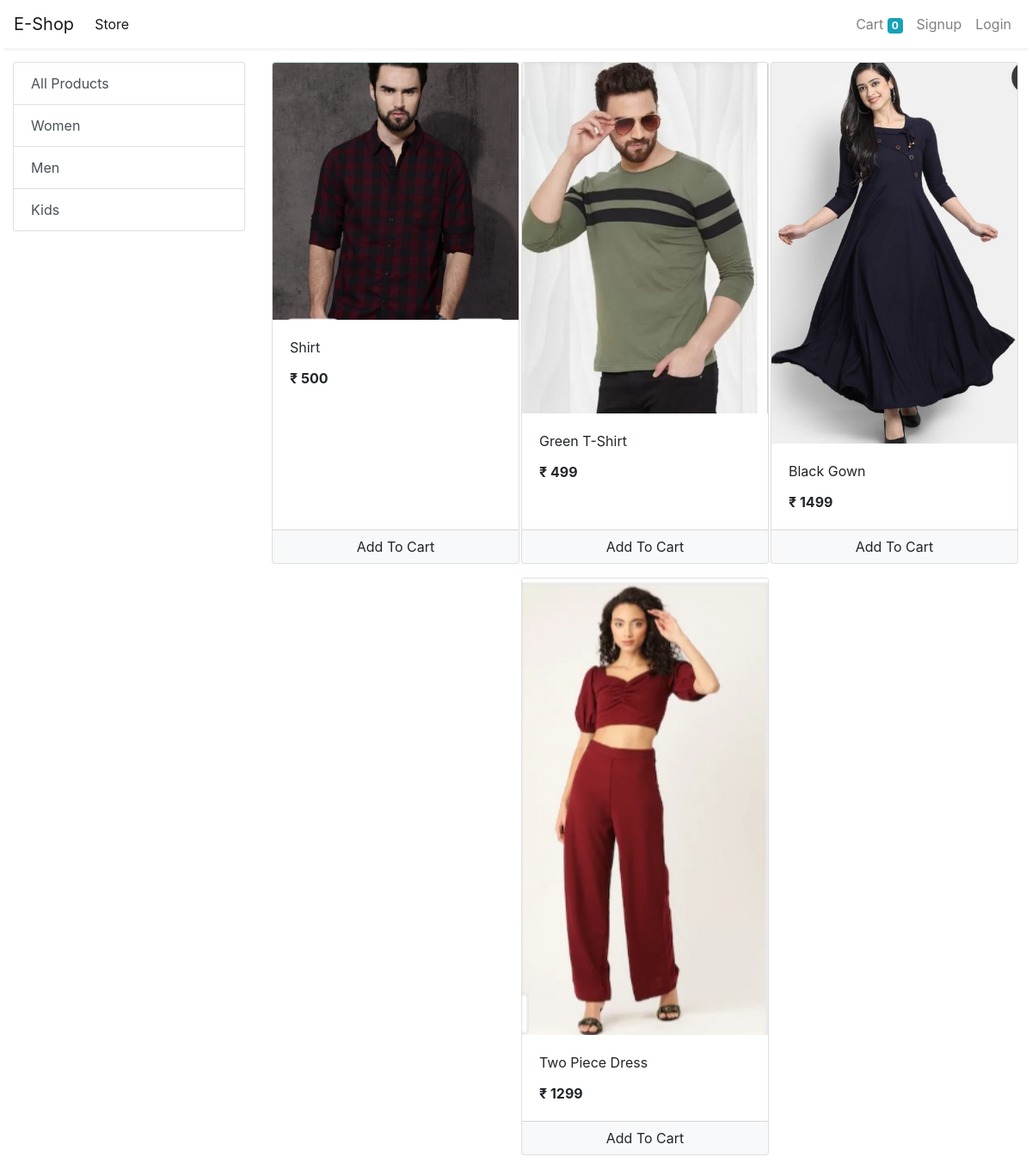
The app's page /store with its own data.
### store/models/category.py (models this page shows, shortened)
class Category(models.Model):
    name = models.CharField(max_length=20)
    @staticmethod
    def get_all_categories():
        return Category.objects.all()

### store/models/product.py (models this page shows, shortened)
class Product(models.Model):
    name = models.CharField(max_length=50)
    price = models.IntegerField(default=0)
    category = models.ForeignKey(Category, on_delete=models.CASCADE, default=1)
    description = models.CharField(max_length=200, default='', null=True, blank=True)
    image = models.ImageField(upload_to='uploads/products/')
    @staticmethod
    def get_all_products():
        return Product.objects.all()

### store/views/home.py (the view)
# urls.py: path('', include('store.urls')),
def store(request):
    cart = request.session.get('cart')
    if not cart:
        request.session['cart'] = {}
    products = None
    categories = Category.get_all_categories()
    categoryID = request.GET.get('category')
    if categoryID:
        products = Product.get_all_products_by_categoryid(categoryID)
    else:
        products = Product.get_all_products();
    data = {}
    data['products'] = products
    data['categories'] = categories
    print('you are : ', request.session.get('email'))
    return render(request, 'index.html', data)

### store/templatetags/cart.py (called while the page is built)
@register.filter(name='is_in_cart')
def is_in_cart(product, cart):
    keys = cart.keys()
    for id in keys:
        if int(id) == product.id:
            return True
    return False;

### store/templatetags/custom_filter.py (called while the page is built)
@register.filter(name='currency')
def currency(number):
    return "₹ "+str(number)

### store/templates/index.html (shortened to what this page needs)
{% extends 'base.html' %}
{% block content %}
{% load cart %}
{% load custom_filter %}
<div class="container-fluid mt-3">
	<div class="row">
		<div class="col-lg-3 mx-auto">
			<div class="list-group">
				<a href="/" class="list-group-item list-group-item-action">All Products</a>
				{% for category in categories %}
				<a href="/?category={{category.id}}"
					class="list-group-item list-group-item-action">{{category.name}}</a>
				{% endfor %}
			</div>
		</div>
		<div id='products' class="col-lg-9 mx-auto">
			<div class="row mx-auto">
				{% for product in products %}
				<div class="card mx-auto mb-3" id={{product.id}} style="width: 18rem;">
					<img class="card-img-top" src="{{product.image.url}}" alt="Card image cap">
					<div class="card-body">
						<p class="card-title">{{product.name}}</p>
						<p class="card-text"><b>{{product.price|currency}}</b></p>
					</div>
					<div class="card-footer p-0 no-gutters">
						{% if product|is_in_cart:request.session.cart %}
						<div class="row no-gutters">
							<form action="/#{{product.id}}" class="col-2 " method="post">
								{% csrf_token %}
								<input hidden type="text" name='product' value='{{product.id}}'>
								<input hidden type="text" name='remove' value='True'>
								<input type="submit" value=" - " class="btn btn-block btn-light border-right">
							</form>
							<div class="text-center col">{{product|cart_quantity:request.session.cart}} in Cart</div>
							<form action="/#{{product.id}}" class="col-2 " method="post">
								{% csrf_token %}
								<input hidden type="text" name='product' value='{{product.id}}'>
								<input type="submit" value=" + " class="btn btn-block btn-light border-left">
							</form>
						</div>
						{% else %}
						<form action="/#{{product.id}}" method="POST" class="btn-block">
							<input type="submit" class="float-right btn btn-light  form-control"
								value="Add To Cart">
						</form>
						{% endif %}
					</div>
				</div>
				{% endfor %}
			</div>
		</div>
	</div>
</div>
{% endblock %}

### store/templates/base.html (shortened to what this page needs)
<!doctype html>
<html lang="en">
<head>
  <link rel="stylesheet" href="https://maxcdn.bootstrapcdn.com/bootstrap/4.0.0/css/bootstrap.min.css"
>
</head>
<body>
  <nav class="one-edge-shadow
  sticky-top navbar
  navbar-expand-lg
   navbar-light bg-white">
    <a class="navbar-brand" href="/">E-Shop</a>
    <div class="collapse navbar-collapse" id="navbarSupportedContent">
      <ul class="navbar-nav mr-auto">
        <li class="nav-item active">
          <a class="nav-link" href="/store">Store <span class="sr-only">(current)</span></a>
        </li>
      </ul>
      <ul class=" navbar-nav my-2 my-lg-0">
        <li class="nav-item ">
          <a class="nav-link" href="/cart">Cart
            <span class="badge badge-info">{{request.session.cart.keys|length}}</span>
            <span class="sr-only">(current)</span></a>
        </li>
        {% if request.session.customer %}
        <li class="nav-item ">
          <a class="nav-link" href="/orders">Orders<span class="sr-only">(current)</span></a>
        </li>
        <li class="nav-item ">
          <a class="nav-link" href="/logout">Logout<span class="sr-only">(current)</span></a>
        </li>
        {% else %}
        <li class="nav-item ">
          <a class="nav-link" href="/signup">Signup<span class="sr-only">(current)</span></a>
        </li>
        <li class="nav-item ">
          <a class="nav-link" href="/login">Login<span class="sr-only">(current)</span></a>
        </li>
        {% endif %}
      </ul>
    </div>
  </nav>
    {% block content %}{% endblock %}
</body>
</html>

### store/templates/base.html (style rules this page uses)
nav { background-color: white; }
.one-edge-shadow { box-shadow: 0 8px 2px -5px rgb(246, 245, 245); }

### records on screen
Category: name "Women"
Category: name "Men"
Category: name "Kids"
Product: {{ product.id }} 1 (drawn), image (picture), name "Shirt", price "₹ 500"
Product: image (picture), name "Green T-Shirt", price "₹ 499"
Product: image (picture), name "Black Gown", price "₹ 1499"
Product: image (picture), name "Two Piece Dress", price "₹ 1299"

### other values on screen
{{ request.session.cart.keys|length }} "0"
